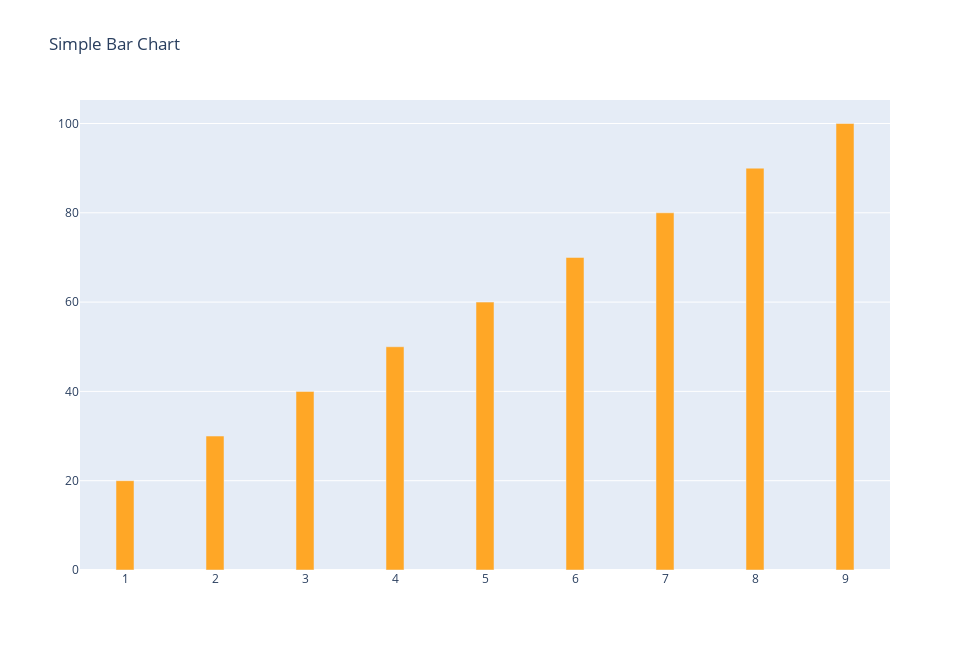

Notebook source saved alongside this figure:
### Code cell
# Changing width of Bar Plot
x = np.arange(1,10)
y = np.arange(20,130,10)
wid = [0.2,]*9
data = go.Bar(
             x= x,
             y= y,
             marker={'color' : '#FFA726'}, # Changing color of bars 
             width=wid # Changing width of Bars
             )

layout = go.Layout(
                  title = 'Simple Bar Chart',
                  width=970,
                  height=650
                  )


fig = go.Figure(data=data,layout=layout)
fig.show()

### Figure 1 — Plotly figure (JSON) as saved in the notebook; plotly's stock layout.template omitted (floating-point values rounded to 4 significant figures)
{"data": [{"marker": {"color": "#FFA726"}, "type": "bar", "width": [0.2, 0.2, 0.2, 0.2, 0.2, 0.2, 0.2, 0.2, 0.2], "x": [1, 2, 3, 4, 5, 6, 7, 8, 9], "y": [20, 30, 40, 50, 60, 70, 80, 90, 100, 110, 120]}], "layout": {"height": 650, "title": {"text": "Simple Bar Chart"}, "width": 970}}
